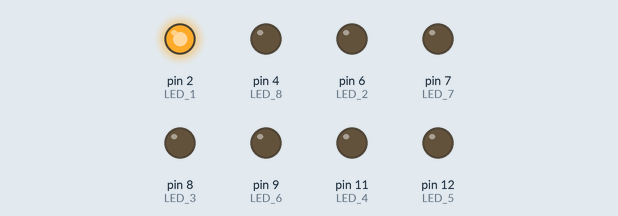
Recording of a sketch running on a simulated Arduino Uno, built with avr-gcc and run on an emulated ATmega328P. Parts: output pins drawn as LEDs (lit = HIGH).

Above: at 0.05 s.
At 0.35 s:
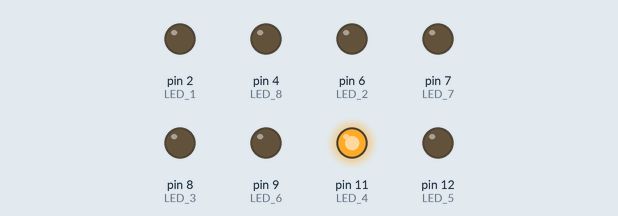
At 0.75 s:
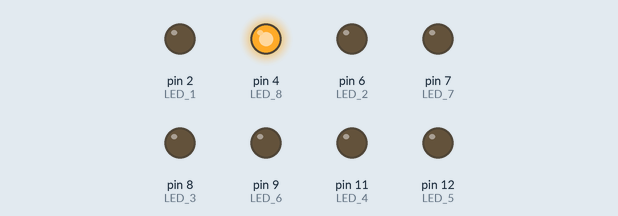
At 1.45 s:
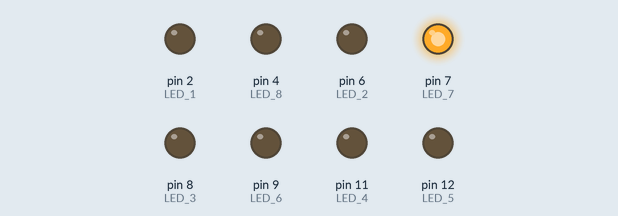
At 2.15 s:
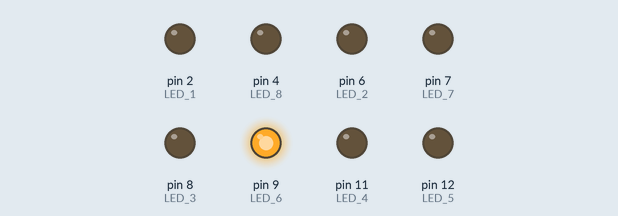
At 2.85 s:
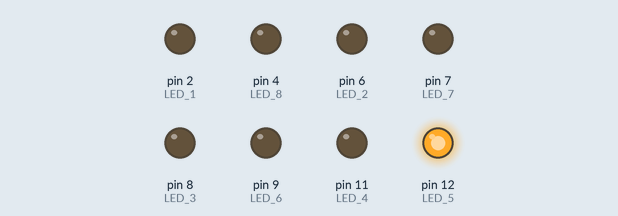
Timing chart, 0 to 3.1 s (numbered marks = the images above):
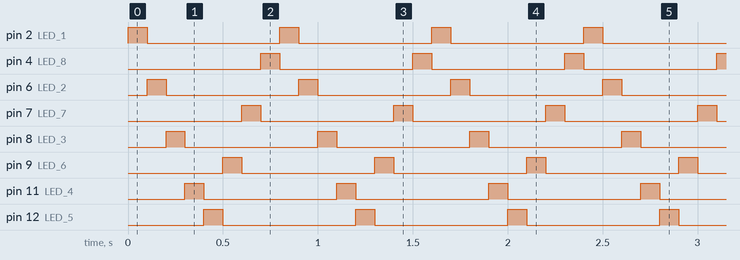

The sketch:

LedDancing.ino
```cpp
// digital pins to use
const unsigned int LED_1 = 2;
const unsigned int LED_2 = 6;
const unsigned int LED_3 = 8;
const unsigned int LED_4 = 11;
const unsigned int LED_5 = 12;
const unsigned int LED_6 = 9;
const unsigned int LED_7 = 7;
const unsigned int LED_8 = 4;

const unsigned int WAITING = 100;

void setup() {

  pinMode(LED_1, OUTPUT);
  pinMode(LED_2, OUTPUT);
  pinMode(LED_3, OUTPUT);
  pinMode(LED_4, OUTPUT);
  pinMode(LED_5, OUTPUT);
  pinMode(LED_6, OUTPUT);
  pinMode(LED_7, OUTPUT);
  pinMode(LED_8, OUTPUT);

}

void loop() {
  for(int number = B00000001; number <= B10000000; number = number<<1) {
    digitalWrite(LED_1, number & B00000001);
    digitalWrite(LED_2, number & B00000010);
    digitalWrite(LED_3, number & B00000100);
    digitalWrite(LED_4, number & B00001000);
    digitalWrite(LED_5, number & B00010000);
    digitalWrite(LED_6, number & B00100000);
    digitalWrite(LED_7, number & B01000000);
    digitalWrite(LED_8, number & B10000000);

    delay(WAITING);
  }

}
```

Measured:
- by itself, pin 2 (LED_1), pin 4 (LED_8), pin 6 (LED_2), pin 7 (LED_7), pin 8 (LED_3), pin 9 (LED_6), pin 11 (LED_4), pin 12 (LED_5): alternates HIGH for 0.10 s and LOW for 0.70 s
- by itself, everything shown: repeats every 0.80 s, in 8 steps
